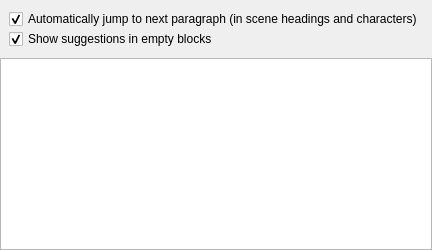
                <widget class="QWidget" name="scenarioEditBlockJumps">
                 <layout class="QGridLayout" name="gridLayout_17">
                  <property name="leftMargin">
                   <number>0</number>
                  </property>
                  <property name="topMargin">
                   <number>0</number>
                  </property>
                  <property name="rightMargin">
                   <number>0</number>
                  </property>
                  <property name="bottomMargin">
                   <number>0</number>
                  </property>
                  <property name="spacing">
                   <number>0</number>
                  </property>
                  <item row="3" column="0">
                   <widget class="QTableView" name="scenarioEditBlockSettingsTable">
                    <property name="alternatingRowColors">
                     <bool>true</bool>
                    </property>
                    <property name="verticalScrollMode">
                     <enum>QAbstractItemView::ScrollPerPixel</enum>
                    </property>
                    <property name="horizontalScrollMode">
                     <enum>QAbstractItemView::ScrollPerPixel</enum>
                    </property>
                    <attribute name="horizontalHeaderVisible">
                     <bool>false</bool>
                    </attribute>
                    <attribute name="horizontalHeaderHighlightSections">
                     <bool>false</bool>
                    </attribute>
                    <attribute name="verticalHeaderVisible">
                     <bool>false</bool>
                    </attribute>
                    <attribute name="verticalHeaderHighlightSections">
                     <bool>false</bool>
                    </attribute>
                   </widget>
                  </item>
                  <item row="0" column="0">
                   <layout class="QVBoxLayout" name="verticalLayout_6">
                    <property name="leftMargin">
                     <number>9</number>
                    </property>
                    <property name="topMargin">
                     <number>9</number>
                    </property>
                    <property name="rightMargin">
                     <number>9</number>
                    </property>
                    <property name="bottomMargin">
                     <number>9</number>
                    </property>
                    <item>
                     <widget class="QCheckBox" name="autoJumpToNextBlock">
                      <property name="text">
                       <string>Automatically jump to next paragraph (in scene headings and characters)</string>
                      </property>
                      <property name="checked">
                       <bool>true</bool>
                      </property>
                     </widget>
                    </item>
                    <item>
                     <widget class="QCheckBox" name="showSuggestionsInEmptyBlocks">
                      <property name="text">
                       <string>Show suggestions in empty blocks</string>
                      </property>
                      <property name="checked">
                       <bool>true</bool>
                      </property>
                     </widget>
                    </item>
                   </layout>
                  </item>
                 </layout>
                </widget>
